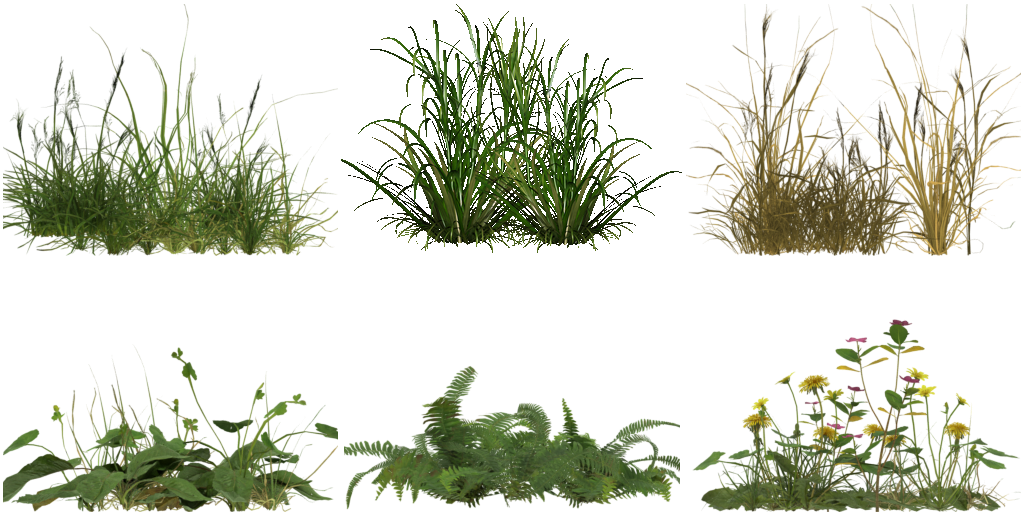
#> input picture obrazky/trava_atlas.png, 1024 x 512 px
$ python albedo_textur.py
#> lines starting #> are read from the running program, lines starting #| are printed output that depends on the picture
"""Kalibrace odrazivosti fotek terenu: prumerny jas (linearni, 0.3R+0.5G+0.2B) kazde *_diff.jpg v modely/textury
-> modely/textury/albedo.json. Hra (svet.gd) nasobi fotku cil/prumer, aby povrch mel skutecnou odrazivost
(fotky z ruznych zdroju maji ruznou expozici: obili 0.31, cesta 0.04).  python3 tools/albedo_textur.py"""
import glob
import json
import os

from PIL import Image

ROOT = os.path.dirname(os.path.dirname(os.path.abspath(__file__)))


def lin(c):
    c /= 255.0
    return c / 12.92 if c <= 0.04045 else ((c + 0.055) / 1.055) ** 2.4


out = {}
for f in sorted(glob.glob(os.path.join(ROOT, "modely", "textury", "*_diff.jpg"))):
    im = Image.open(f).convert("RGB").resize((128, 128))
    px = list(im.getdata())
    m = [sum(lin(p[i]) for p in px) / len(px) for i in range(3)]
    out[os.path.basename(f)[:-9]] = round(0.3 * m[0] + 0.5 * m[1] + 0.2 * m[2], 4)
    out[os.path.basename(f)[:-9] + "_rgb"] = [round(x, 4) for x in m]
# prumerna barva atlasu travy (jen kryte pixely): podklad louky se k ni kalibruje po kanalech (hrana trsu neni videt)
a = Image.open(os.path.join(ROOT, "obrazky", "trava_atlas.png")).convert("RGBA").resize((256, 128))
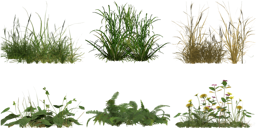
#> a: PIL image 256x128 RGBA; mean R, G, B, A 40.9, 44.9, 19.1, 63.4; transparent parts drawn white
s, w = [0.0, 0.0, 0.0], 0
for p in a.getdata():
    if p[3] > 128:
        for i in range(3):
            s[i] += lin(p[i])
        w += 1
#> this loop made 32768 passes
#> p on passes 1 to 3: (0, 0, 0, 0), (0, 0, 0, 0), (0, 0, 0, 0)
#> after the loop, s = [703.8, 900.8, 185.8]; w = 7830
out["atlas_travy_rgb"] = [round(x / w, 4) for x in s]
json.dump(out, open(os.path.join(ROOT, "modely", "textury", "albedo.json"), "w"), indent=1)
print("albedo textur:", len(out))
#| albedo textur: 1
